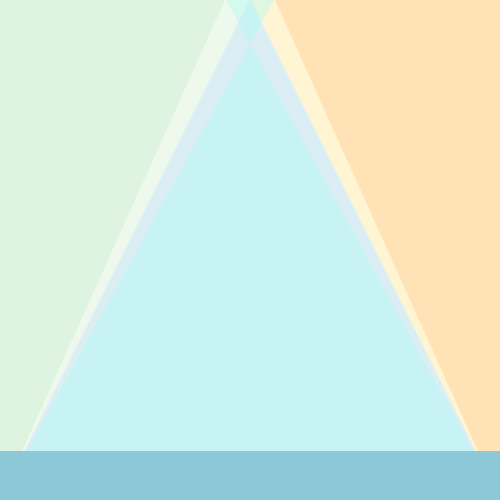
Frame 1 (no input)
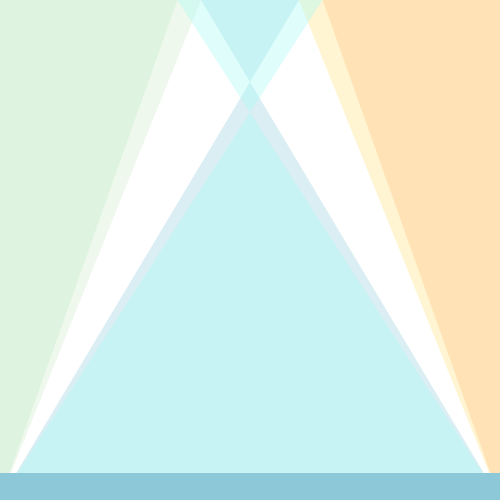
Frame 60 (the mouse pressed at the canvas centre just before this capture)
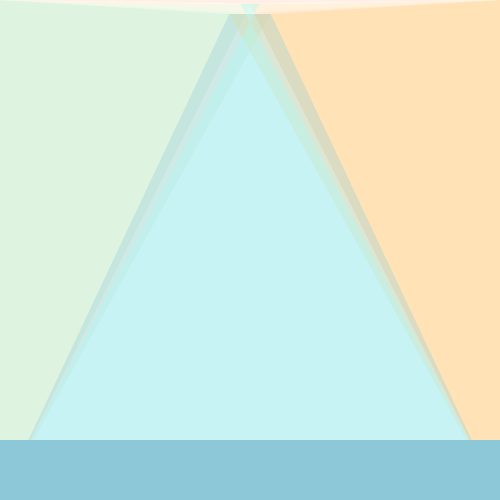
Frame 120 (the mouse held since frame 60 and released just before this capture)

The Processing sketch that drew these frames (run headless with seeded random() and noise(); from frame 60 on, the mouse is pressed at the canvas centre):

// Processing sketch: processing_132760
// ── processing_132760.pde

int x, y;
float randR;
float randG;
float randB;
float change;

int levelC;
int levelH;
int circleY;
int interval;

Circle c1;
Circle c2;

void setup(){
  size(500, 500);
  smooth();
  noStroke();
  
  levelH = 23;
  levelC = 50;
  change = 0;
  
  circleY=0;
  interval = 10;
  
  c1 = new Circle(width/2+levelC*sin(change), circleY, 5);
  c2 = new Circle(width/2-levelC*sin(change), circleY, 5);
  
  randR = 141;
  randG = 200;
  randB = 216;
}

void draw(){
  background(255);
  
  // circles
  c1.update();
  c2.update();
  c1.detactEdge((height/2+200)+levelH*sin(change));
  c2.detactEdge((height/2+200)+levelH*sin(change));
  
//  c1.display();
//  c2.display();

  c1.loc.x = width/2+levelC*sin(change);
  c2.loc.x = width/2-levelC*sin(change);
      
  change += 0.03;
  
  //left
  fill(212,236,207,100);
  beginShape();
  vertex(0,0);
  vertex(c1.loc.x, c1.loc.y);
  vertex(c2.loc.x ,c2.loc.y);
  vertex(0, height);
  endShape();
  
  fill(200,236,207,100);
  beginShape();
  vertex(0,0);
  vertex(c1.loc.x-20, c1.loc.y-10);
  vertex(c2.loc.x-20, c2.loc.y-10);
  vertex(0, height);
  endShape();
  
  //right
  fill(255,230,139,100);
  beginShape();
  vertex(width,0);
  vertex(c2.loc.x, c2.loc.y);
  vertex(c1.loc.x ,c1.loc.y);
  vertex(width, height);
  endShape();
  
  fill(255,200,139,100);
  beginShape();
  vertex(width,0);
  vertex(c2.loc.x+20, c2.loc.y-10);
  vertex(c1.loc.x+20, c1.loc.y-10);
  vertex(width, height);
  endShape();
  
  //top
  fill(255,246,226,150);
  beginShape();
  vertex(0,0);
  vertex(c2.loc.x, c2.loc.y);
  vertex(c1.loc.x ,c1.loc.y);
  vertex(width, 0);
  endShape();
  
  fill(255,206,206,60);
  beginShape();
  vertex(0,0);
  vertex(c2.loc.x+20, c2.loc.y-10);
  vertex(c1.loc.x-20, c1.loc.y-10);
  vertex(width, 0);
  endShape();
  
  //bottom
  fill(141,200,216,80);
  beginShape();
  vertex(0,height);
  vertex(c1.loc.x, c1.loc.y);
  vertex(c2.loc.x ,c2.loc.y);
  vertex(width, height);
  endShape();
  
  fill(171,250,246,100);
  beginShape();
  vertex(0,height);
  vertex(c1.loc.x+30, c1.loc.y-10);
  vertex(c2.loc.x-30, c2.loc.y-10);
  vertex(width, height);
  endShape();
  
  // horizontal
  loadPixels();
  for(int x=0; x<width; x++){
    for(int y=0; y<height; y++){
      int pixelLoc = x + width*y;
      float wave = (height/2+200)+levelH*sin(change);
      
      if(y<wave) {
//        randR = 255;
//        randG = 255;
//        randB = 255;
//        color c = color(randR,randG,randB);
//        pixels[constrain(pixelLoc, 0, pixels.length-1)] = c;
      } else {

        color c = color(randR,randG,randB);
        pixels[constrain(pixelLoc, 0, pixels.length-1)] = c;
      }
    }
  }
  

  updatePixels();
  
  // show frame rate
//  fill(200);
//  text(int(frameRate), 20, 20);
}

class Character{

  PVector location;
  PVector velocity;
  PVector acceleration;
  float w;
  float mass;
  int r,g,b,a;
  color c;
  float angle, angleOld, angleNew, angleChange;
  
  Character(float x, float y, float _w, color _c) {
    w = _w;
    mass = 5;
    location = new PVector(x, y);
    velocity = new PVector(0, 0);
    acceleration = new PVector(0, 0);
    c = _c;
    angle = 45;
    angleOld = 45;
    angleNew = 45;
    angleChange = 180;
  }
  
  void applyForce(PVector force) {
    PVector f = PVector.div(force, mass);
    acceleration.add(f);
  }
  
  void update() {
    velocity.add(acceleration);
    location.add(velocity);
    acceleration.mult(0);
    
  }
  
  void display() {
    noStroke();
    fill(c);
    angle = lerp(angle, angleNew, 0.02);
    
    pushMatrix();
    translate(location.x, location.y);
    rotate(radians(angle));
        
    
    rectMode(CENTER);
    rect(0, 0, w, w);
    ellipse(0+w, 0+w, w/5, w/5);
    ellipse(0+w, 0-w, w/5, w/5);
    ellipse(0-w, 0+w, w/5, w/5);
    ellipse(0-w, 0-w, w/5, w/5);
    popMatrix();
  }
  
  void checkEdges() {
    if (location.x > width) {
      location.x = width;
      velocity.x *= -1;
    } else if (location.x < 0) {
      velocity.x *= -1;
      location.x = 0;
    }
    
    // once hit ground
    if (location.y > (height/2+50)) {
      velocity.y *= -1;
      location.y = height/2+50;
      angleNew += angleChange;
      //println(angle + " " + angleChange);
      
    } else if (location.y < 0) {
      location.y = 0;
      velocity.y *= -1;
    }
  }

}
class Circle {
  PVector loc;
  float radius;
  int change;


  Circle(float x, float y, float r) {
    loc = new PVector(x, y);
    radius = r;
    change = -1;
  }

  void display() {
    noStroke();
    fill(200);
    ellipse(loc.x, loc.y, radius, radius);
  }

  void update() {

    loc.y += change;
  }

  void detactEdge(float _y) {

    if (loc.y >= _y+20)
      change *= -1;
    if (loc.y < _y-height+50)
      change *= -1;
  }
}

class Dust {
  PVector loc;
  float radius, radiusOri;
  float speedX, speedY;
  float speedS, speedChange;
  int r;
  int g;
  int b;
  int alpha;
  int time;
  boolean fade;
  
  Dust(float _x, float _y, float _r){
    loc = new PVector(_x, _y);
    radius = _r;
    radiusOri = _r;
    r = 237;
    g = 20;
    b = 0;
    alpha = (int)(255/radius+80);
    
    speedX = random(2/(radius/2)+0.1);
    speedY = random(2/(radius/2)+0.1);
    speedS = random(10);
    speedChange = .1;
    time = (int)random(150);
    fade = false;
  }
  
  void display() {
    
    noStroke();
    fill(r, g, b, alpha);
    
    pushStyle();
    alpha = (int)(((255/radius+random(70,130)))/2 + abs(((255/radius+130))/2*sin(speedS)));
    
    ellipse(loc.x, loc.y, radius, radius);
    popStyle();

  }
  
  void update() {
    loc.x += random(-speedX,speedX);
    loc.y += random(-speedY,speedY);
    speedS += speedChange;
    radius += random(-radiusOri,radiusOri);
    radius = constrain(radius, 0, width/4);
  }
  
  
  void wind() {
    
    if (frameCount%(300-time) > 250-time){
      speedX += random(0.01);
      speedY += random(0.005);
    }
    else {
      speedX -= random(0.005);
      speedY -= random(0.001);
    }
  }
  
  
}
